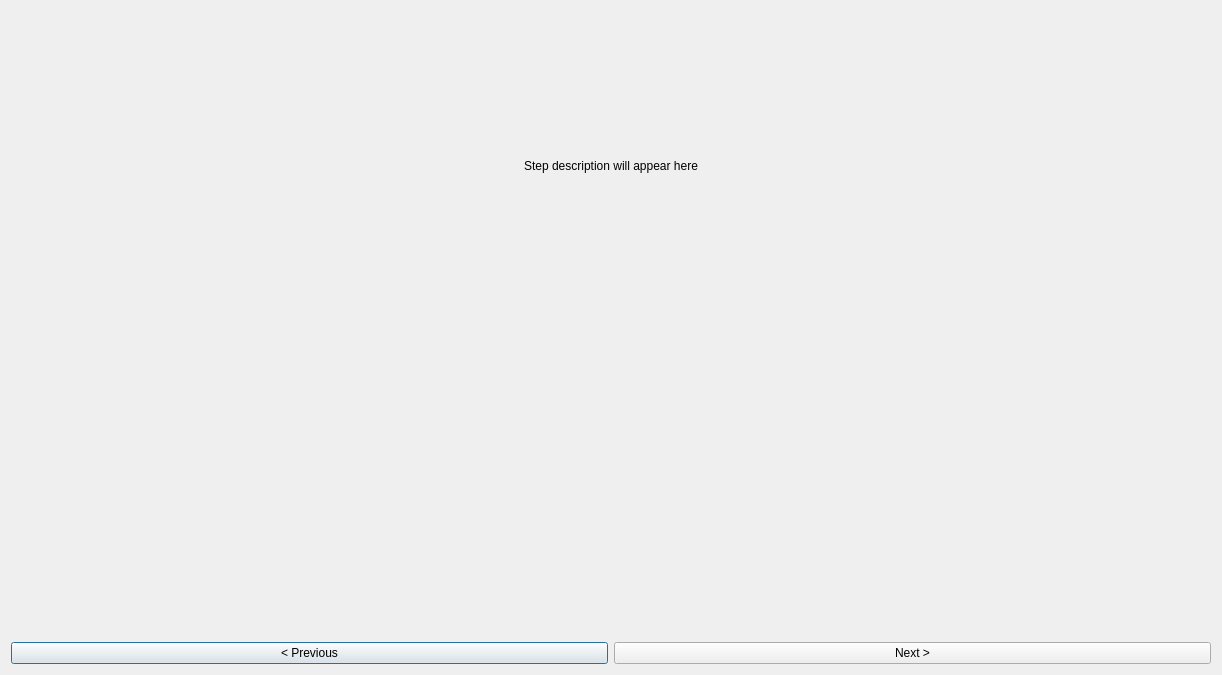
<?xml version="1.0" encoding="UTF-8"?>
<ui version="4.0">
 <class>Dialog</class>
 <widget class="QDialog" name="Dialog">
  <property name="geometry">
   <rect>
    <x>0</x>
    <y>0</y>
    <width>1222</width>
    <height>675</height>
   </rect>
  </property>
  <property name="windowTitle">
   <string>Generate Nuvama TOTP</string>
  </property>
  <layout class="QVBoxLayout" name="verticalLayout">
   <item>
    <widget class="QLabel" name="stepLabel">
     <property name="text">
      <string>Step description will appear here</string>
     </property>
     <property name="alignment">
      <set>Qt::AlignCenter</set>
     </property>
     <property name="wordWrap">
      <bool>true</bool>
     </property>
     <property name="openExternalLinks">
      <bool>true</bool>
     </property>
    </widget>
   </item>
   <item>
    <widget class="QLabel" name="imageLabel">
     <property name="minimumSize">
      <size>
       <width>300</width>
       <height>300</height>
      </size>
     </property>
     <property name="scaledContents">
      <bool>true</bool>
     </property>
     <property name="alignment">
      <set>Qt::AlignCenter</set>
     </property>
    </widget>
   </item>
   <item>
    <layout class="QHBoxLayout" name="buttonLayout">
     <item>
      <widget class="QPushButton" name="prevButton">
       <property name="text">
        <string>&lt; Previous</string>
       </property>
      </widget>
     </item>
     <item>
      <widget class="QPushButton" name="nextButton">
       <property name="text">
        <string>Next &gt;</string>
       </property>
      </widget>
     </item>
    </layout>
   </item>
  </layout>
 </widget>
 <resources/>
 <connections/>
</ui>
